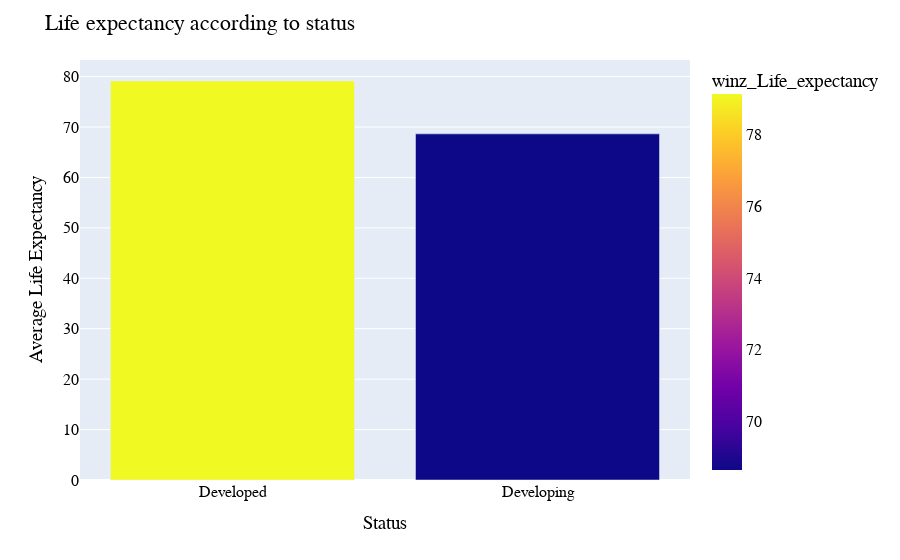

This figure's notebook cell:
### Code cell
status_life_exp = life_expectancy.groupby(by=['Status']).mean().reset_index().sort_values('winz_Life_expectancy',ascending=False).reset_index(drop=True)
plt.figure(figsize=(20,10))

fig = px.bar(status_life_exp, x='Status', y='winz_Life_expectancy',color='winz_Life_expectancy')

fig.update_layout(
        title="Life expectancy according to status",
        xaxis_title="Status",
        yaxis_title="Average Life Expectancy",
        font=dict(
            family="Courier New",
            size=16,
            color="black"
        )
    )
fig.show()

### Figure 1 — Plotly figure (JSON) as saved in the notebook; plotly's stock layout.template omitted (floating-point values rounded to 4 significant figures)
{"data": [{"alignmentgroup": "True", "hovertemplate": "Status=%{x}<br>winz_Life_expectancy=%{marker.color}<extra></extra>", "legendgroup": "", "marker": {"color": [79.13, 68.65], "coloraxis": "coloraxis", "pattern": {"shape": ""}}, "name": "", "offsetgroup": "", "orientation": "v", "showlegend": false, "textposition": "auto", "x": ["Developed", "Developing"], "xaxis": "x", "y": [79.13, 68.65], "yaxis": "y", "type": "bar"}], "layout": {"xaxis": {"anchor": "y", "domain": [0, 1], "title": {"text": "Status"}}, "yaxis": {"anchor": "x", "domain": [0, 1], "title": {"text": "Average Life Expectancy"}}, "coloraxis": {"colorbar": {"title": {"text": "winz_Life_expectancy"}}, "colorscale": [[0, "#0d0887"], [0.1111, "#46039f"], [0.2222, "#7201a8"], [0.3333, "#9c179e"], [0.4444, "#bd3786"], [0.5556, "#d8576b"], [0.6667, "#ed7953"], [0.7778, "#fb9f3a"], [0.8889, "#fdca26"], [1, "#f0f921"]]}, "legend": {"tracegroupgap": 0}, "margin": {"t": 60}, "barmode": "relative", "font": {"family": "Courier New", "size": 16, "color": "black"}, "title": {"text": "Life expectancy according to status"}}}
